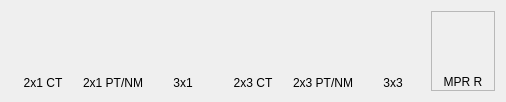
<?xml version="1.0" encoding="UTF-8"?>
<ui version="4.0">
 <class>QFusionLayoutWidgetBase</class>
 <widget class="QWidget" name="QFusionLayoutWidgetBase">
  <property name="geometry">
   <rect>
    <x>0</x>
    <y>0</y>
    <width>502</width>
    <height>98</height>
   </rect>
  </property>
  <property name="windowTitle">
   <string>Form</string>
  </property>
  <layout class="QHBoxLayout" name="horizontalLayout">
   <item>
    <widget class="udg::ItemMenu" name="m_item2x1First">
     <property name="minimumSize">
      <size>
       <width>64</width>
       <height>80</height>
      </size>
     </property>
     <property name="maximumSize">
      <size>
       <width>64</width>
       <height>80</height>
      </size>
     </property>
     <layout class="QVBoxLayout" name="verticalLayout_3">
      <property name="spacing">
       <number>0</number>
      </property>
      <property name="leftMargin">
       <number>0</number>
      </property>
      <property name="topMargin">
       <number>0</number>
      </property>
      <property name="rightMargin">
       <number>0</number>
      </property>
      <property name="bottomMargin">
       <number>0</number>
      </property>
      <item>
       <layout class="QGridLayout" name="gridLayout_3">
        <property name="spacing">
         <number>0</number>
        </property>
        <item row="0" column="1">
         <widget class="udg::GridIcon" name="m_gridIcon2x1_1_2"/>
        </item>
        <item row="0" column="0">
         <widget class="udg::GridIcon" name="m_gridIcon2x1_1_1"/>
        </item>
       </layout>
      </item>
      <item>
       <widget class="QLabel" name="m_label2x1First">
        <property name="minimumSize">
         <size>
          <width>0</width>
          <height>16</height>
         </size>
        </property>
        <property name="maximumSize">
         <size>
          <width>16777215</width>
          <height>16</height>
         </size>
        </property>
        <property name="text">
         <string>2x1 CT</string>
        </property>
        <property name="alignment">
         <set>Qt::AlignCenter</set>
        </property>
       </widget>
      </item>
     </layout>
    </widget>
   </item>
   <item>
    <widget class="udg::ItemMenu" name="m_item2x1Second">
     <property name="minimumSize">
      <size>
       <width>64</width>
       <height>80</height>
      </size>
     </property>
     <property name="maximumSize">
      <size>
       <width>64</width>
       <height>80</height>
      </size>
     </property>
     <layout class="QVBoxLayout" name="verticalLayout_5">
      <property name="spacing">
       <number>0</number>
      </property>
      <property name="leftMargin">
       <number>0</number>
      </property>
      <property name="topMargin">
       <number>0</number>
      </property>
      <property name="rightMargin">
       <number>0</number>
      </property>
      <property name="bottomMargin">
       <number>0</number>
      </property>
      <item>
       <layout class="QGridLayout" name="gridLayout_5">
        <property name="spacing">
         <number>0</number>
        </property>
        <item row="0" column="1">
         <widget class="udg::GridIcon" name="m_gridIcon2x1_2_1"/>
        </item>
        <item row="0" column="0">
         <widget class="udg::GridIcon" name="m_gridIcon2x1_2_2"/>
        </item>
       </layout>
      </item>
      <item>
       <widget class="QLabel" name="m_label2x1Second">
        <property name="minimumSize">
         <size>
          <width>0</width>
          <height>16</height>
         </size>
        </property>
        <property name="maximumSize">
         <size>
          <width>16777215</width>
          <height>16</height>
         </size>
        </property>
        <property name="text">
         <string>2x1 PT/NM</string>
        </property>
        <property name="alignment">
         <set>Qt::AlignCenter</set>
        </property>
       </widget>
      </item>
     </layout>
    </widget>
   </item>
   <item>
    <widget class="udg::ItemMenu" name="m_item3x1">
     <property name="minimumSize">
      <size>
       <width>64</width>
       <height>80</height>
      </size>
     </property>
     <property name="maximumSize">
      <size>
       <width>64</width>
       <height>80</height>
      </size>
     </property>
     <layout class="QVBoxLayout" name="verticalLayout">
      <property name="spacing">
       <number>0</number>
      </property>
      <property name="leftMargin">
       <number>0</number>
      </property>
      <property name="topMargin">
       <number>0</number>
      </property>
      <property name="rightMargin">
       <number>0</number>
      </property>
      <property name="bottomMargin">
       <number>0</number>
      </property>
      <item>
       <layout class="QGridLayout" name="gridLayout">
        <property name="spacing">
         <number>0</number>
        </property>
        <item row="0" column="0">
         <widget class="udg::GridIcon" name="m_gridIcon3x1_1"/>
        </item>
        <item row="0" column="1">
         <widget class="udg::GridIcon" name="m_gridIcon3x1_2"/>
        </item>
        <item row="0" column="2">
         <widget class="udg::GridIcon" name="m_gridIcon3x1_3"/>
        </item>
       </layout>
      </item>
      <item>
       <widget class="QLabel" name="m_label3x1">
        <property name="minimumSize">
         <size>
          <width>0</width>
          <height>16</height>
         </size>
        </property>
        <property name="maximumSize">
         <size>
          <width>16777215</width>
          <height>16</height>
         </size>
        </property>
        <property name="text">
         <string>3x1</string>
        </property>
        <property name="alignment">
         <set>Qt::AlignCenter</set>
        </property>
       </widget>
      </item>
     </layout>
    </widget>
   </item>
   <item>
    <widget class="udg::ItemMenu" name="m_item2x3First">
     <property name="minimumSize">
      <size>
       <width>64</width>
       <height>80</height>
      </size>
     </property>
     <property name="maximumSize">
      <size>
       <width>64</width>
       <height>80</height>
      </size>
     </property>
     <layout class="QVBoxLayout" name="verticalLayout_4">
      <property name="spacing">
       <number>0</number>
      </property>
      <property name="leftMargin">
       <number>0</number>
      </property>
      <property name="topMargin">
       <number>0</number>
      </property>
      <property name="rightMargin">
       <number>0</number>
      </property>
      <property name="bottomMargin">
       <number>0</number>
      </property>
      <item>
       <layout class="QGridLayout" name="gridLayout_4">
        <property name="spacing">
         <number>0</number>
        </property>
        <item row="0" column="0">
         <widget class="udg::GridIcon" name="m_gridIcon2x3_1_1"/>
        </item>
        <item row="0" column="1">
         <widget class="udg::GridIcon" name="m_gridIcon2x3_1_2"/>
        </item>
        <item row="1" column="0">
         <widget class="udg::GridIcon" name="m_gridIcon2x3_1_3"/>
        </item>
        <item row="1" column="1">
         <widget class="udg::GridIcon" name="m_gridIcon2x3_1_4"/>
        </item>
        <item row="2" column="0">
         <widget class="udg::GridIcon" name="m_gridIcon2x3_1_5"/>
        </item>
        <item row="2" column="1">
         <widget class="udg::GridIcon" name="m_gridIcon2x3_1_6"/>
        </item>
       </layout>
      </item>
      <item>
       <widget class="QLabel" name="m_label2x3First">
        <property name="minimumSize">
         <size>
          <width>0</width>
          <height>16</height>
         </size>
        </property>
        <property name="maximumSize">
         <size>
          <width>16777215</width>
          <height>16</height>
         </size>
        </property>
        <property name="text">
         <string>2x3 CT</string>
        </property>
        <property name="alignment">
         <set>Qt::AlignCenter</set>
        </property>
       </widget>
      </item>
     </layout>
    </widget>
   </item>
   <item>
    <widget class="udg::ItemMenu" name="m_item2x3Second">
     <property name="minimumSize">
      <size>
       <width>64</width>
       <height>80</height>
      </size>
     </property>
     <property name="maximumSize">
      <size>
       <width>64</width>
       <height>80</height>
      </size>
     </property>
     <layout class="QVBoxLayout" name="verticalLayout_6">
      <property name="spacing">
       <number>0</number>
      </property>
      <property name="leftMargin">
       <number>0</number>
      </property>
      <property name="topMargin">
       <number>0</number>
      </property>
      <property name="rightMargin">
       <number>0</number>
      </property>
      <property name="bottomMargin">
       <number>0</number>
      </property>
      <item>
       <layout class="QGridLayout" name="gridLayout_6">
        <property name="spacing">
         <number>0</number>
        </property>
        <item row="0" column="0">
         <widget class="udg::GridIcon" name="m_gridIcon2x3_2_1"/>
        </item>
        <item row="0" column="1">
         <widget class="udg::GridIcon" name="m_gridIcon2x3_2_2"/>
        </item>
        <item row="1" column="0">
         <widget class="udg::GridIcon" name="m_gridIcon2x3_2_3"/>
        </item>
        <item row="1" column="1">
         <widget class="udg::GridIcon" name="m_gridIcon2x3_2_4"/>
        </item>
        <item row="2" column="0">
         <widget class="udg::GridIcon" name="m_gridIcon2x3_2_5"/>
        </item>
        <item row="2" column="1">
         <widget class="udg::GridIcon" name="m_gridIcon2x3_2_6"/>
        </item>
       </layout>
      </item>
      <item>
       <widget class="QLabel" name="m_label2x3Second">
        <property name="minimumSize">
         <size>
          <width>0</width>
          <height>16</height>
         </size>
        </property>
        <property name="maximumSize">
         <size>
          <width>16777215</width>
          <height>16</height>
         </size>
        </property>
        <property name="text">
         <string>2x3 PT/NM</string>
        </property>
        <property name="alignment">
         <set>Qt::AlignCenter</set>
        </property>
       </widget>
      </item>
     </layout>
    </widget>
   </item>
   <item>
    <widget class="udg::ItemMenu" name="m_item3x3">
     <property name="minimumSize">
      <size>
       <width>64</width>
       <height>80</height>
      </size>
     </property>
     <property name="maximumSize">
      <size>
       <width>64</width>
       <height>80</height>
      </size>
     </property>
     <layout class="QVBoxLayout" name="verticalLayout_2">
      <property name="spacing">
       <number>0</number>
      </property>
      <property name="leftMargin">
       <number>0</number>
      </property>
      <property name="topMargin">
       <number>0</number>
      </property>
      <property name="rightMargin">
       <number>0</number>
      </property>
      <property name="bottomMargin">
       <number>0</number>
      </property>
      <item>
       <layout class="QGridLayout" name="gridLayout_2">
        <property name="spacing">
         <number>0</number>
        </property>
        <item row="0" column="0">
         <widget class="udg::GridIcon" name="m_gridIcon3x3_1"/>
        </item>
        <item row="0" column="1">
         <widget class="udg::GridIcon" name="m_gridIcon3x3_2"/>
        </item>
        <item row="0" column="2">
         <widget class="udg::GridIcon" name="m_gridIcon3x3_3"/>
        </item>
        <item row="1" column="0">
         <widget class="udg::GridIcon" name="m_gridIcon3x3_4"/>
        </item>
        <item row="1" column="1">
         <widget class="udg::GridIcon" name="m_gridIcon3x3_5"/>
        </item>
        <item row="1" column="2">
         <widget class="udg::GridIcon" name="m_gridIcon3x3_6"/>
        </item>
        <item row="2" column="0">
         <widget class="udg::GridIcon" name="m_gridIcon3x3_7"/>
        </item>
        <item row="2" column="1">
         <widget class="udg::GridIcon" name="m_gridIcon3x3_8"/>
        </item>
        <item row="2" column="2">
         <widget class="udg::GridIcon" name="m_gridIcon3x3_9"/>
        </item>
       </layout>
      </item>
      <item>
       <widget class="QLabel" name="m_label3x3">
        <property name="minimumSize">
         <size>
          <width>0</width>
          <height>16</height>
         </size>
        </property>
        <property name="maximumSize">
         <size>
          <width>16777215</width>
          <height>16</height>
         </size>
        </property>
        <property name="text">
         <string>3x3</string>
        </property>
        <property name="alignment">
         <set>Qt::AlignCenter</set>
        </property>
       </widget>
      </item>
     </layout>
    </widget>
   </item>
   <item>
    <widget class="udg::ItemMenu" name="m_itemMprRight">
     <property name="minimumSize">
      <size>
       <width>64</width>
       <height>80</height>
      </size>
     </property>
     <property name="maximumSize">
      <size>
       <width>64</width>
       <height>80</height>
      </size>
     </property>
     <property name="frameShape">
      <enum>QFrame::StyledPanel</enum>
     </property>
     <property name="frameShadow">
      <enum>QFrame::Raised</enum>
     </property>
     <layout class="QVBoxLayout" name="verticalLayout_7">
      <property name="spacing">
       <number>0</number>
      </property>
      <property name="leftMargin">
       <number>0</number>
      </property>
      <property name="topMargin">
       <number>0</number>
      </property>
      <property name="rightMargin">
       <number>0</number>
      </property>
      <property name="bottomMargin">
       <number>0</number>
      </property>
      <item>
       <layout class="QGridLayout" name="gridLayout_7">
        <property name="spacing">
         <number>0</number>
        </property>
        <item row="0" column="0">
         <widget class="udg::GridIcon" name="m_gridIconMprRight_3"/>
        </item>
        <item row="1" column="0">
         <widget class="udg::GridIcon" name="m_gridIconMprRight_2"/>
        </item>
        <item row="0" column="1" rowspan="2">
         <widget class="udg::GridIcon" name="m_gridIconMprRight_1"/>
        </item>
       </layout>
      </item>
      <item>
       <widget class="QLabel" name="m_labelMprRight">
        <property name="minimumSize">
         <size>
          <width>0</width>
          <height>16</height>
         </size>
        </property>
        <property name="maximumSize">
         <size>
          <width>16777215</width>
          <height>16</height>
         </size>
        </property>
        <property name="text">
         <string>MPR R</string>
        </property>
        <property name="alignment">
         <set>Qt::AlignCenter</set>
        </property>
       </widget>
      </item>
     </layout>
    </widget>
   </item>
  </layout>
 </widget>
 <customwidgets>
  <customwidget>
   <class>udg::ItemMenu</class>
   <extends>QFrame</extends>
   <header>itemmenu.h</header>
   <container>1</container>
  </customwidget>
  <customwidget>
   <class>udg::GridIcon</class>
   <extends>QFrame</extends>
   <header>gridicon.h</header>
   <container>1</container>
  </customwidget>
 </customwidgets>
 <resources/>
 <connections/>
</ui>
